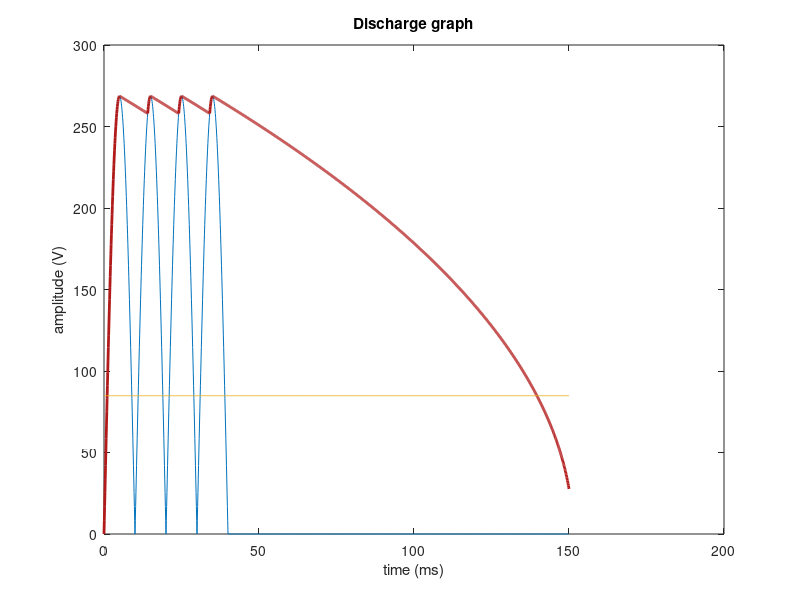

MATLAB code for this plot:
clear;
Vin_rms = 190;
Vpeak = Vin_rms*sqrt(2);
Vbrownout_rms = 60;

Cin = 80e-6;
Eff = 0.85;
Pout = 30*0.64*1.1;
Pin = Pout / Eff;

n = 15; %number of period
T = 10; %10 msec
step = 100;
t = [0:T/step:n*T];
wave = abs(Vpeak*sin(t*pi/T));
for (i=1:size(t,2))
    if i > step*4;
        wave(i) = 0;
    end
end
plot(t, wave);
xlabel('time (ms)');
ylabel('amplitude (V)');
title('Discharge graph');
hold on

%Vdis_T = sqrt(Vpeak^2 - (2 * Pin* (T / 1000) / Cin));
Vdis = sqrt(Vpeak^2 - (2 * Pin* (t / 1000) / Cin));

Vx(1) = 0;
for (i=2:size(t,2))
    Vx(i) = sqrt(Vx(i-1)^2 - 2*Pin*1e-4/Cin);
   if Vx(i) < wave(i)
       Vx(i) = wave(i);
   end
end

plot(t, Vx,'LineWidth',2, 'Color', [0.7 0.1 0.1]);


%plot(t, Vdis);

V_brownout = Vbrownout_rms * sqrt(2) * ones(size(t));

plot(t, V_brownout);

hold off
